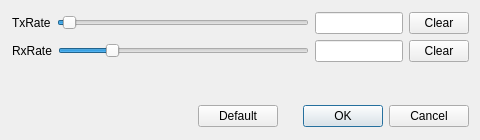
<?xml version="1.0" encoding="UTF-8"?>
<ui version="4.0">
 <class>EmulatorDialog</class>
 <widget class="QDialog" name="EmulatorDialog">
  <property name="geometry">
   <rect>
    <x>0</x>
    <y>0</y>
    <width>480</width>
    <height>140</height>
   </rect>
  </property>
  <property name="minimumSize">
   <size>
    <width>480</width>
    <height>140</height>
   </size>
  </property>
  <property name="maximumSize">
   <size>
    <width>480</width>
    <height>140</height>
   </size>
  </property>
  <property name="windowTitle">
   <string>Emulator Settings</string>
  </property>
  <widget class="QWidget" name="layoutWidget">
   <property name="geometry">
    <rect>
     <x>0</x>
     <y>0</y>
     <width>481</width>
     <height>141</height>
    </rect>
   </property>
   <layout class="QVBoxLayout" name="mainLayout">
    <property name="leftMargin">
     <number>12</number>
    </property>
    <property name="topMargin">
     <number>12</number>
    </property>
    <property name="rightMargin">
     <number>12</number>
    </property>
    <property name="bottomMargin">
     <number>14</number>
    </property>
    <item>
     <layout class="QHBoxLayout" name="Layout1">
      <item>
       <widget class="QLabel" name="lblTxRate">
        <property name="text">
         <string>TxRate</string>
        </property>
       </widget>
      </item>
      <item>
       <widget class="QSlider" name="sldTxRate">
        <property name="minimum">
         <number>1</number>
        </property>
        <property name="maximum">
         <number>320</number>
        </property>
        <property name="pageStep">
         <number>20</number>
        </property>
        <property name="value">
         <number>8</number>
        </property>
        <property name="orientation">
         <enum>Qt::Horizontal</enum>
        </property>
       </widget>
      </item>
      <item>
       <widget class="QLineEdit" name="txtTxRate">
        <property name="minimumSize">
         <size>
          <width>88</width>
          <height>0</height>
         </size>
        </property>
        <property name="maximumSize">
         <size>
          <width>88</width>
          <height>16777215</height>
         </size>
        </property>
        <property name="readOnly">
         <bool>true</bool>
        </property>
       </widget>
      </item>
      <item>
       <widget class="QPushButton" name="btnClearTxRate">
        <property name="minimumSize">
         <size>
          <width>60</width>
          <height>0</height>
         </size>
        </property>
        <property name="maximumSize">
         <size>
          <width>60</width>
          <height>16777215</height>
         </size>
        </property>
        <property name="text">
         <string>Clear</string>
        </property>
       </widget>
      </item>
     </layout>
    </item>
    <item>
     <layout class="QHBoxLayout" name="Layout2">
      <item>
       <widget class="QLabel" name="lblRxRate">
        <property name="text">
         <string>RxRate</string>
        </property>
       </widget>
      </item>
      <item>
       <widget class="QSlider" name="sldRxRate">
        <property name="minimum">
         <number>1</number>
        </property>
        <property name="maximum">
         <number>320</number>
        </property>
        <property name="pageStep">
         <number>20</number>
        </property>
        <property name="value">
         <number>64</number>
        </property>
        <property name="orientation">
         <enum>Qt::Horizontal</enum>
        </property>
       </widget>
      </item>
      <item>
       <widget class="QLineEdit" name="txtRxRate">
        <property name="minimumSize">
         <size>
          <width>88</width>
          <height>0</height>
         </size>
        </property>
        <property name="maximumSize">
         <size>
          <width>88</width>
          <height>16777215</height>
         </size>
        </property>
        <property name="readOnly">
         <bool>true</bool>
        </property>
       </widget>
      </item>
      <item>
       <widget class="QPushButton" name="btnClearRxRate">
        <property name="minimumSize">
         <size>
          <width>60</width>
          <height>0</height>
         </size>
        </property>
        <property name="maximumSize">
         <size>
          <width>60</width>
          <height>16777215</height>
         </size>
        </property>
        <property name="text">
         <string>Clear</string>
        </property>
       </widget>
      </item>
     </layout>
    </item>
    <item>
     <spacer name="verticalSpacer">
      <property name="orientation">
       <enum>Qt::Vertical</enum>
      </property>
      <property name="sizeHint" stdset="0">
       <size>
        <width>20</width>
        <height>40</height>
       </size>
      </property>
     </spacer>
    </item>
    <item>
     <layout class="QHBoxLayout" name="Layout3">
      <item>
       <spacer name="horizontalSpacer">
        <property name="orientation">
         <enum>Qt::Horizontal</enum>
        </property>
        <property name="sizeHint" stdset="0">
         <size>
          <width>40</width>
          <height>20</height>
         </size>
        </property>
       </spacer>
      </item>
      <item>
       <widget class="QPushButton" name="btnDefault">
        <property name="text">
         <string>Default</string>
        </property>
       </widget>
      </item>
      <item>
       <widget class="QDialogButtonBox" name="buttonBox">
        <property name="orientation">
         <enum>Qt::Horizontal</enum>
        </property>
        <property name="standardButtons">
         <set>QDialogButtonBox::Cancel|QDialogButtonBox::Ok</set>
        </property>
       </widget>
      </item>
     </layout>
    </item>
   </layout>
  </widget>
 </widget>
 <resources/>
 <connections>
  <connection>
   <sender>buttonBox</sender>
   <signal>accepted()</signal>
   <receiver>EmulatorDialog</receiver>
   <slot>accept()</slot>
   <hints>
    <hint type="sourcelabel">
     <x>248</x>
     <y>254</y>
    </hint>
    <hint type="destinationlabel">
     <x>157</x>
     <y>274</y>
    </hint>
   </hints>
  </connection>
  <connection>
   <sender>buttonBox</sender>
   <signal>rejected()</signal>
   <receiver>EmulatorDialog</receiver>
   <slot>reject()</slot>
   <hints>
    <hint type="sourcelabel">
     <x>316</x>
     <y>260</y>
    </hint>
    <hint type="destinationlabel">
     <x>286</x>
     <y>274</y>
    </hint>
   </hints>
  </connection>
 </connections>
</ui>
